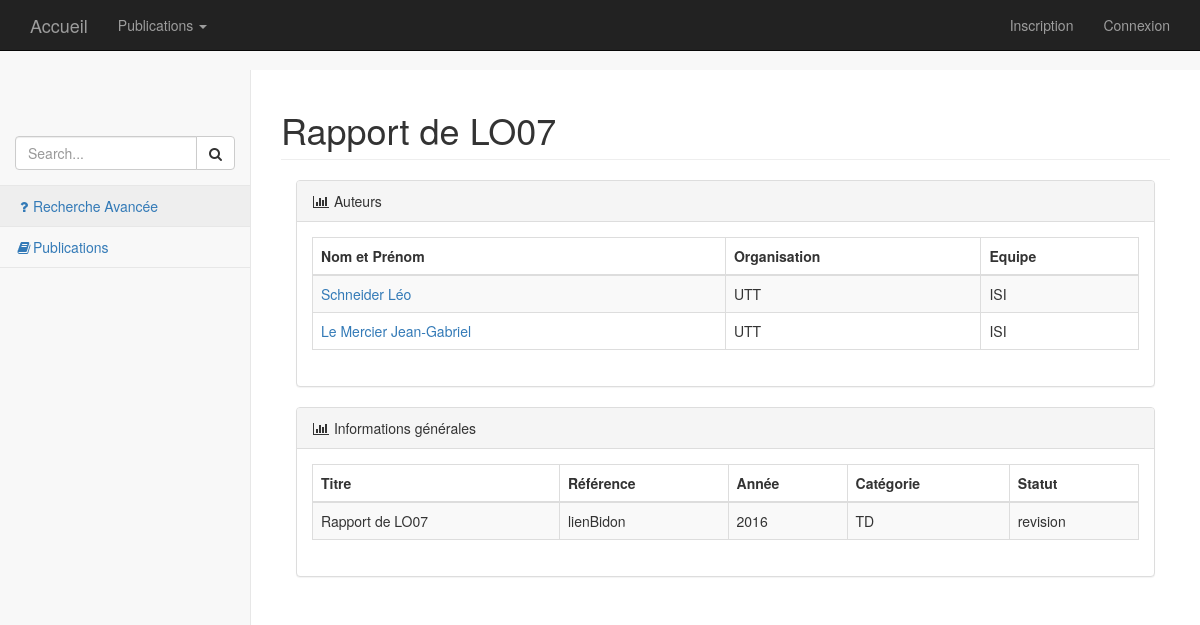
Screenshot of /index.php?controleur=publicationSpecifique&id=33 with the database file from the repository.
### tables this page shows
CREATE TABLE IF NOT EXISTS `Auteur` (
  `id` int(11) NOT NULL AUTO_INCREMENT,
  `organisation` varchar(50) NOT NULL,
  `equipe` varchar(25) NOT NULL,
  `nom` varchar(25) NOT NULL,
  `prenom` varchar(25) NOT NULL,
  PRIMARY KEY (`id`)
);

CREATE TABLE IF NOT EXISTS `Publication` (
  `id` int(11) NOT NULL AUTO_INCREMENT,
  `titre_article` varchar(500) NOT NULL,
  `reference_publication` varchar(500) NOT NULL,
  `annee` int(11) NOT NULL,
  `categorie` varchar(25) NOT NULL,
  `lieu` varchar(100) DEFAULT NULL,
  `statut` varchar(20) NOT NULL,
  `date_ajout` date NOT NULL,
  PRIMARY KEY (`id`)
);

### Controleur/ControleurPublicationSpecifique.php (called while the page is built, shortened)
<?php
    require_once 'Classes/Publication.php';
    class ControleurPublicationSpecifique extends Controleur{
        private $publication1;
        function __Construct(){
            $this->chercheur = new Chercheur_UTT(null, 'nom', 'prenom', 'UTT', 'equipe', 'login', 'mdp');
            $this->publication1 = new Publication(null, array($this->chercheur), 'titre', 'ref', 'annee', 'statut', 'type',null);
        }
        public function index(){
            $publication2 = $this->publication1->getPublicationID($this->requete->getParametre('id'));
            $this->genererVue(array('titrePage' => $publication2->getTitre(), 'publication' => $publication2, 'Auteur' => $publication2->getAuteurs()));
        }
    }

### Core/Routeur.php (called while the page is built, shortened)
<?php
    class Routeur{
        public function routerRequete(){
            try{
                $requete = new Requete(array_merge($_GET, $_POST));
                $controleur = $this->creerControleur($requete);
                $action = $this->creerAction($requete);
                $controleur->executerAction($action);
            }
            catch(Exception $e){
                $this->gererErreur($e);
            }
        }
        private function creerControleur(Requete $requete){
            $controleur = "Accueil";
            if($requete->existeParametre('controleur')){
                $controleur = $requete->getParametre('controleur');
                $controleur = ucfirst($controleur);
            }
            $classeControleur = 'Controleur' . $controleur;
            $fichierControleur = 'Controleur/' . $classeControleur . '.php';
            if(file_exists($fichierControleur)){
                $controleur = new $classeControleur();
                $controleur->setRequete($requete);
                return $controleur;
            }
            else{
                throw new Exception("Fichier '$fichierControleur' introuvable");
            }
        }
        private function creerAction(Requete $requete){
            $action = "index";
            return $action;
        }
    }

### index.php (called while the page is built, shortened)
<?php
    require 'Core/Routeur.php';
    $routeur = new Routeur();
    $routeur->routerRequete();

### Classes/Chercheur.php (called while the page is built, shortened)
<?php
    require_once 'Core/Modele.php';
    require_once 'Publication.php';
    class Chercheur extends Modele{
	private $id;
        private $nom;
	private $prenom;
        private $organisation;
	private $equipe;
        public function __construct ($id,$nom,$prenom,$organisation,$equipe){
		$this->id = $id;
		$this->nom = $nom;
		$this->prenom= $prenom;
		$this->organisation = $organisation;
		$this->equipe = $equipe;
        }
        public function getId(){return ($this->id);}
	public function getNom(){return ($this->nom);}
	public function getPrenom(){return ($this->prenom);}
        public function getOrganisation(){return ($this->organisation);}
        public function getEquipe(){return ($this->equipe);}
    }

### Core/Modele.php (called while the page is built)
<?php
    require_once 'Configuration.php';
    abstract class Modele{
        private static $bdd;
        protected function executerRequete($sql, $params = null){
            if($params == null){
                $resultat = self::getBdd()->query($sql);
            }
            else{
                $resultat = self::getBdd()->prepare($sql);
                $resultat->execute($params);
            }
            return $resultat;
        }
        private static function getBdd(){
            if(self::$bdd == null){
                $dsn = Configuration::get("dsn");
                $login = Configuration::get("login");
                $mdp = Configuration::get("mdp");
                self::$bdd = new PDO($dsn, $login, $mdp,
                            array(PDO::ATTR_ERRMODE => PDO::ERRMODE_EXCEPTION));
            }
            return self::$bdd;
        }
    }

### Classes/Publication.php (called while the page is built, shortened)
<?php
    require_once 'Core/Modele.php';
    class Publication extends Modele{
        private $titre;
        private $ref;
        private $annee;
        private $statut;
        public function __construct($id, $auteurs, $titre, $ref, $annee, $statut, $type, $lieu =null) {
		$this->titre = $titre;
		$this->ref = $ref;
		$this->annee = $annee;
		$this->statut = $statut;
                $this->type = $type;
        }
        public function getTitre(){return $this->titre;}
        public function getRef(){return $this->ref;}
        public function getAnnee(){return $this->annee;}
        public function getStatut(){return $this->statut;}
        public function getType(){return $this->type;}
	public function getPublicationID($idPublication){
            $sql = 'SELECT * FROM Publication WHERE id = ?';
            $reponsePublication = $this->executerRequete($sql, array($idPublication));
            if($reponsePublication->rowCount() == 1){
                while($donneesPublication = $reponsePublication->fetch()){
                    $reqAuteurs = 'SELECT Auteur.* FROM redige, Auteur WHERE Auteur.id = redige.Auteur_id AND redige.Publication_id = ? ORDER BY redige.place';
                    $reponseAuteurs = $this->executerRequete($reqAuteurs, array($donneesPublication['id']));
                    while($donneesAuteurs = $reponseAuteurs->fetch()){
                        $idAuteurs[] = new Chercheur($donneesAuteurs['id'], $donneesAuteurs['nom'], $donneesAuteurs['prenom'], $donneesAuteurs['organisation'], $donneesAuteurs['equipe']);
                        }
                    $publication = new Publication($donneesPublication['id'], $idAuteurs, $donneesPublication['titre_article'], $donneesPublication['reference_publication'], $donneesPublication['annee'], $donneesPublication['statut'], $donneesPublication['categorie']);
                }
                return $publication;
            }
            else
                throw new Exception("Aucune publication ne correspond a l'identifiant '$idPublication'");
        }
    }

### Core/Configuration.php (called while the page is built)
<?php
    class Configuration{
        private static $parametres;
        public static function get($nom, $valeurDefaut = null){
            if(isset(self::getParametres()[$nom])){
                $valeur = self::getParametres()[$nom];
            }
            else{
                $valeur = $valeurDefaut;
            }
            return $valeur;
        }
        private static function getParametres(){
            if(self::$parametres == null){
                $cheminFichier = 'Config/prod.ini';
                if(!file_exists($cheminFichier)){
                    $cheminFichier = 'Config/dev.ini';
                }
                if(!file_exists($cheminFichier)){
                    throw new Exception('Aucun fichier de configuration trouvé');
                }
                else{
                    self::$parametres = parse_ini_file($cheminFichier);
                }
            }
            return self::$parametres;
        }
    }

### Vue/PublicationSpecifique/index.php (the view, shortened to what this page needs)
<?php
    $this->stylesCss = '
    <link href="bootstrap/bower_components/metisMenu/dist/metisMenu.min.css" rel="stylesheet">
    <link href="bootstrap/dist/css/timeline.css" rel="stylesheet">
    <link href="bootstrap/dist/css/sb-admin-2.css" rel="stylesheet">
    <link href="bootstrap/bower_components/morrisjs/morris.css" rel="stylesheet">
    <link href="styles/css/Moncss.css" rel="stylesheet" type="text/css">';
?>
    <nav>
      <div class="navbar-default sidebar" role="navigation">
        <div class="sidebar-nav navbar-collapse">
          <ul class="nav" id="side-menu">
            <li class="sidebar-search">
              <div class="input-group custom-search-form">
                <input type="text" class="form-control" placeholder="Search...">
                <span class="input-group-btn">
                  <button class="btn btn-default" type="button">
                    <i class="fa fa-search"></i>
                  </button>
                </span>
              </div>
            </li>
            <li><a data-toggle="modal" data-target="#myModal"><i class="fa fa-question fa-fw"></i>Recherche Avancée</a></li>
            <li><a href="index.php?controleur=publicationCategorie"><i class="fa fa-book fa-fw"></i>Publications</a></li>
          </ul>
        </div>
      </div>
    </nav>
    <div id="page-wrapper">
      <div class="row">
        <div class="col-lg-12">
           <h1 class="page-header"><?= $titrePage ?></h1>
        </div>
      </div>
      <div id="contenu">
            <div class="col-lg-12">
                <div class="panel panel-default">
                    <div class="panel-heading">
                        <i class="fa fa-bar-chart-o fa-fw"></i>
                    Auteurs
                </div>
                <div class="panel-body">
                    <div class="row">
                        <div class="col-lg-12">
                            <div class="table-responsive">
                                <table class="table table-bordered table-hover table-striped">
                                    <thead>
                                        <tr>
                                            <th>Nom et Prénom</th>
                                            <th>Organisation</th>
                                            <th>Equipe</th>
                                        </tr>
                                    </thead>
                                    <tbody>
                                            <?php foreach($Auteur as $auteur) :?>
                                        <tr>
                                            <td>
                                                <a href= "index.php?controleur=publication&action=publicationsChercheur&id=<?= $auteur->getId()?>">
                                                <?= $auteur->getNom() . ' ' . $auteur->getPrenom() ?>
                                                </a>
                                            </td>
                                            <td><?= $auteur->getOrganisation()?></td>
                                            <td><?= $auteur->getEquipe()?></td>
                                        </tr>
                                            <?php endforeach; ?>
                                    </tbody>
                                </table>
                            </div>
                        </div>
                        <div class="col-lg-12">
                        </div>
                    </div>
                </div>
            </div>
        </div>
          <div class="col-lg-12">
                <div class="panel panel-default">
                    <div class="panel-heading">
                        <i class="fa fa-bar-chart-o fa-fw"></i>
                    Informations générales
                </div>
                <div class="panel-body">
                    <div class="row">
                        <div class="col-lg-12">
                            <div class="table-responsive">
                                <table class="table table-bordered table-hover table-striped">
                                    <thead>
                                        <tr>
                                            <th>Titre</th>
                                            <th>Référence</th>
                                            <th>Année</th>
                                            <th>Catégorie</th>
                                            <th>Statut</th>
                                            </tr>
                                    </thead>
                                    <tbody>
                                        <tr>
                                            <td><?php echo $publication->getTitre()?></td>
                                            <td><?php echo $publication->getRef()?></td>
                                            <td><?php echo $publication->getAnnee();?></td>
                                            <td><?php echo $publication->getType();?></td>
                                            <td><?php echo $publication->getStatut();?></td>
                                        </tr>
                                    </tbody>
                                </table>
                            </div>
                        </div>
                        <div class="col-lg-12">
                        </div>
                    </div>
                </div>
            </div>
        </div>
      </div>
        <div class="row">
                <div class="col-lg-2">
                </div>
            </div>
    </div>

### rows the page displays
auteur: nom "Schneider", prenom "Léo", organisation "UTT", equipe "ISI"
auteur: nom "Le Mercier", prenom "Jean-Gabriel", organisation "UTT", equipe "ISI"
publication: titre_article "Rapport de LO07", reference_publication "lienBidon", annee "2016", categorie "TD", statut "revision"

### other values shown
$titrePage "Rapport de LO07"
